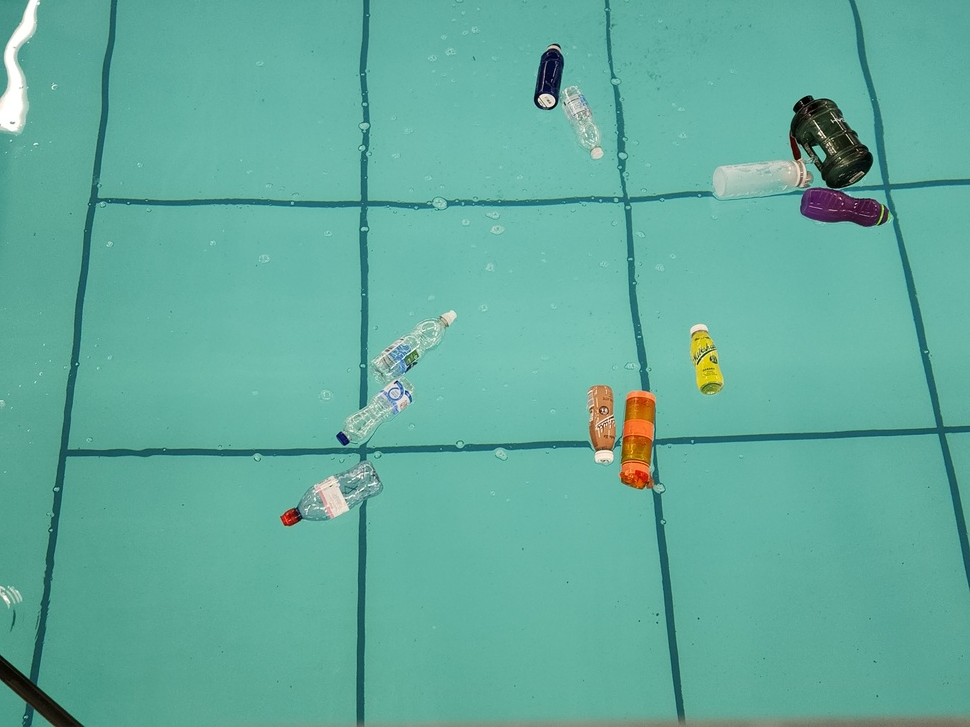
#> input picture images/bottle.jpg, 970 x 727 px, shrunk from 4000 x 3000 before the run, found by its file name
$ python untitled.py
#> lines starting #> are read from the running program, lines starting #| are printed output that depends on the picture; after the words box and inside, x2 and y2 are one past the last pixel; in counts of white or black regions, pixels touching at a corner belong together
import numpy as np
import cv2

image = cv2.imread('bottle.jpg')
#> image is the input picture: shape (727, 970, 3); mean B, G, R 157.1, 172, 98.4
original = image.copy()
image = cv2.cvtColor(image, cv2.COLOR_BGR2HSV)
#> image: shape (727, 970, 3); mean H, S, V 83.2, 113.5, 172.9
lower = np.array([22, 93, 0], dtype="uint8")
upper = np.array([45, 255, 255], dtype="uint8")
mask = cv2.inRange(image, lower, upper)
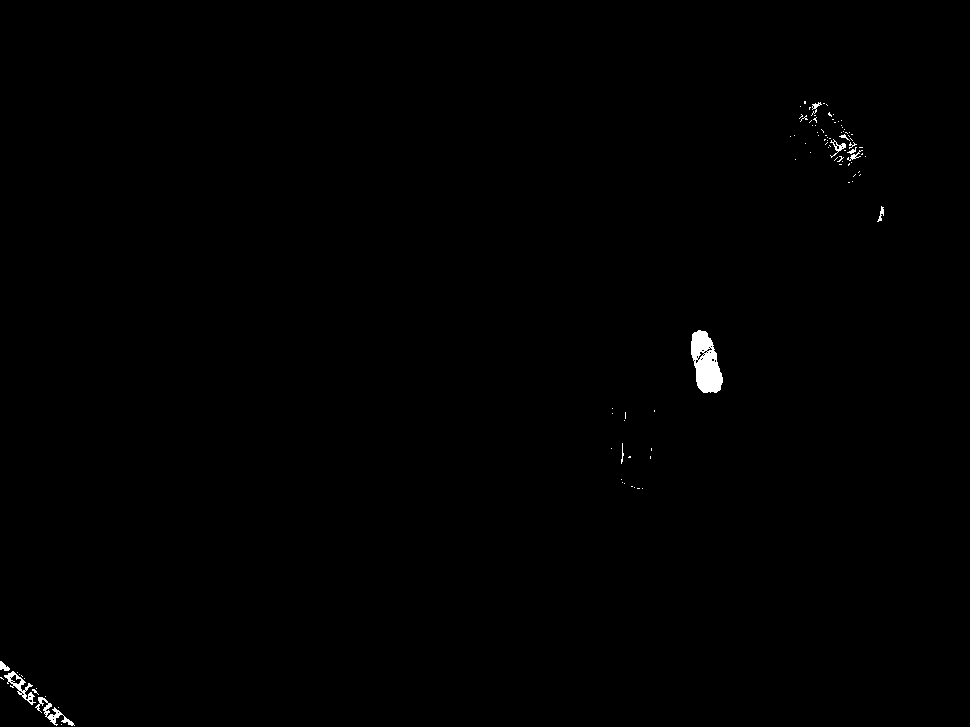
#> mask: shape (727, 970); 0.36% white; 97 white regions (85 under 20 px)

cnts = cv2.findContours(mask, cv2.RETR_EXTERNAL, cv2.CHAIN_APPROX_SIMPLE)
#> cnts = 97 contours, 89 with area under 20; largest, box (x1, y1, x2, y2) and area: (691, 330, 723, 393) 1322, (4, 671, 36, 705) 276, (35, 697, 75, 726) 198, (830, 139, 846, 158) 67, (0, 661, 10, 671) 44, (811, 102, 822, 116) 26, (877, 206, 884, 222) 26, (847, 150, 863, 161) 23
cnts = cnts[0] if len(cnts) == 2 else cnts[1]

for c in cnts:
    x,y,w,h = cv2.boundingRect(c)
    cv2.rectangle(original, (x, y), (x + w, y + h), (36,255,12), 2)
#> this loop made 97 passes
#> (x, y, w, h) on passes 1, 2, 3, 4, 5, 6, 7, 8, 10, 11, 12, 13: (61, 724, 1, 1), (58, 707, 1, 1), (35, 697, 40, 29), (45, 696, 1, 1), (32, 689, 7, 6), (36, 688, 1, 1), (24, 678, 1, 1), (0, 677, 4, 3), (19, 674, 1, 1), (17, 672, 1, 1), (4, 671, 32, 34), (0, 661, 10, 10)
#> (c, x, y, w, h) on passes 9, 15, 17, 21, 22, 23: ([[21, 675], [22, 676]], 21, 675, 2, 2), ([[637, 488], [639, 488]], 637, 488, 3, 1), ([[631, 486], [632, 486]], 631, 486, 2, 1), ([[650, 456], [650, 458]], 650, 456, 1, 3), ([[629, 456], [628, 457], [630, 457], [630, 456]], 628, 456, 3, 2), ([[651, 448], [651, 450]], 651, 448, 1, 3)
#> original: shape (727, 970, 3); 0.51% of pixels changed, all inside (x1, y1, x2, y2) = (0, 100, 886, 727)

red_lower = np.array([0, 100, 20],dtype="uint8")
red_upper = np.array([10, 255, 255], dtype="uint8")
red_mask =cv2.inRange(image, red_lower, red_upper)
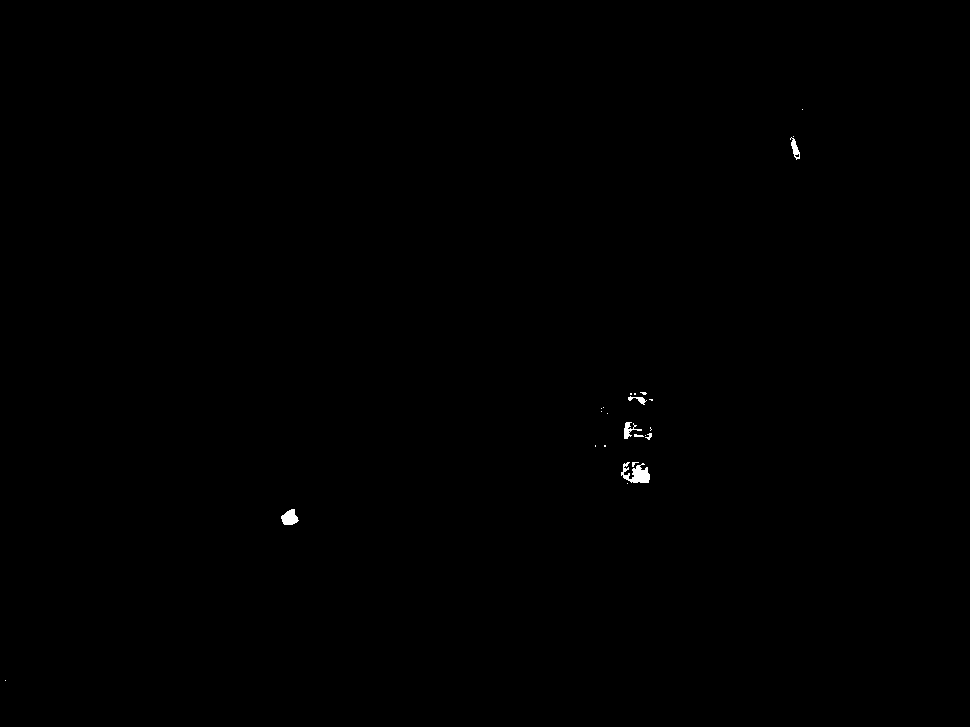
#> red_mask: shape (727, 970); 0.13% white; 24 white regions (17 under 20 px)

cnts_2 = cv2.findContours(red_mask, cv2.RETR_EXTERNAL, cv2.CHAIN_APPROX_SIMPLE)
#> cnts_2 = 24 contours, 19 with area under 20; largest, box (x1, y1, x2, y2) and area: (621, 462, 650, 483) 279, (281, 509, 299, 525) 172, (790, 137, 800, 160) 84, (624, 422, 642, 439) 80, (628, 396, 647, 405) 45
cnts_2 = cnts_2[0] if len(cnts_2) == 2 else cnts_2[1]


for c_2 in cnts_2:
    x,y,w,h = cv2.boundingRect(c_2)
    cv2.rectangle(original, (x, y), (x + w, y + h), (45, 255, 255), 2)
#> this loop made 24 passes
#> (x, y, w, h) on passes 1, 2, 3, 4, 5, 8, 9, 10, 11, 12, 13, 14: (5, 680, 1, 1), (281, 509, 18, 16), (627, 483, 1, 1), (632, 462, 7, 5), (621, 462, 29, 21), (645, 435, 1, 1), (634, 434, 10, 3), (645, 433, 7, 7), (650, 427, 2, 4), (624, 422, 18, 17), (607, 413, 1, 1), (601, 411, 1, 1)
#> (c_2, x, y, w, h) on passes 6, 7, 19, 20: ([[604, 445], [604, 446], [605, 446], [605, 445]], 604, 445, 2, 2), ([[595, 445], [595, 446]], 595, 445, 1, 2), ([[634, 393], [634, 394], [635, 394], [635, 393]], 634, 393, 2, 2), ([[630, 393], [630, 394], [631, 394], [631, 393]], 630, 393, 2, 2)
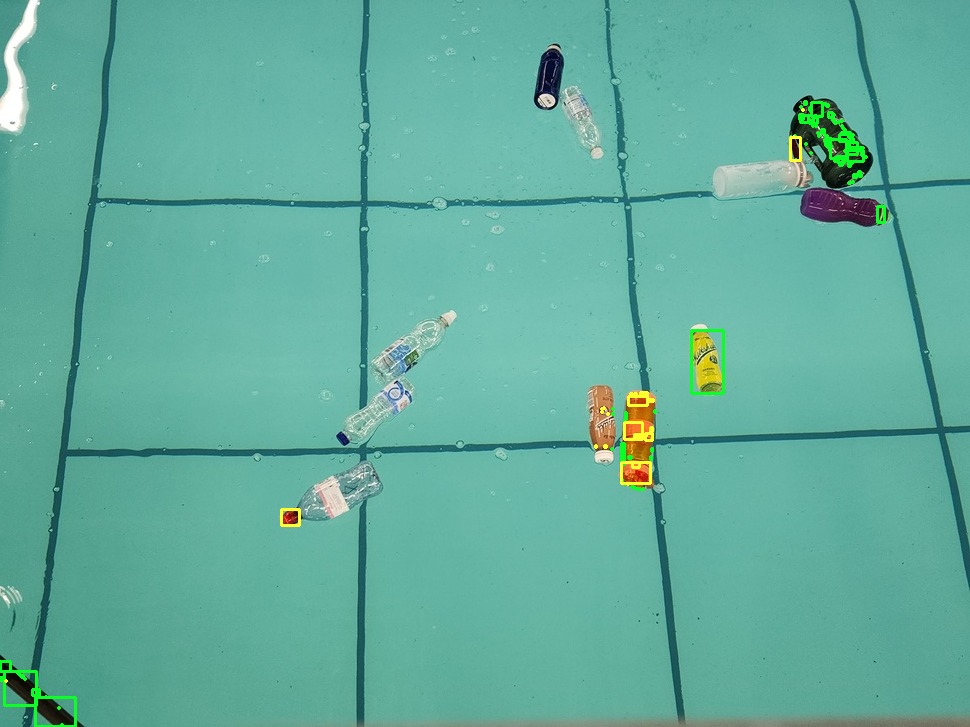
#> original: shape (727, 970, 3); mean B, G, R 156.9, 173.1, 98.3


lower_white = np.array([0,0,255],dtype="uint8")
upper_white = np.array([255,255,255],dtype="uint8")
cnts_3 = cv2.findContours(red_mask, cv2.RETR_EXTERNAL, cv2.CHAIN_APPROX_SIMPLE)
#> cnts_3 has the same summary as cnts_2
cnts_3 = cnts_3[0] if len(cnts_3) == 2 else cnts_3[1]


for c_3 in cnts_3:
    x,y,w,h = cv2.boundingRect(c_3)
    cv2.rectangle(original, (x, y), (x + w, y + h), (255, 255, 255), 2)
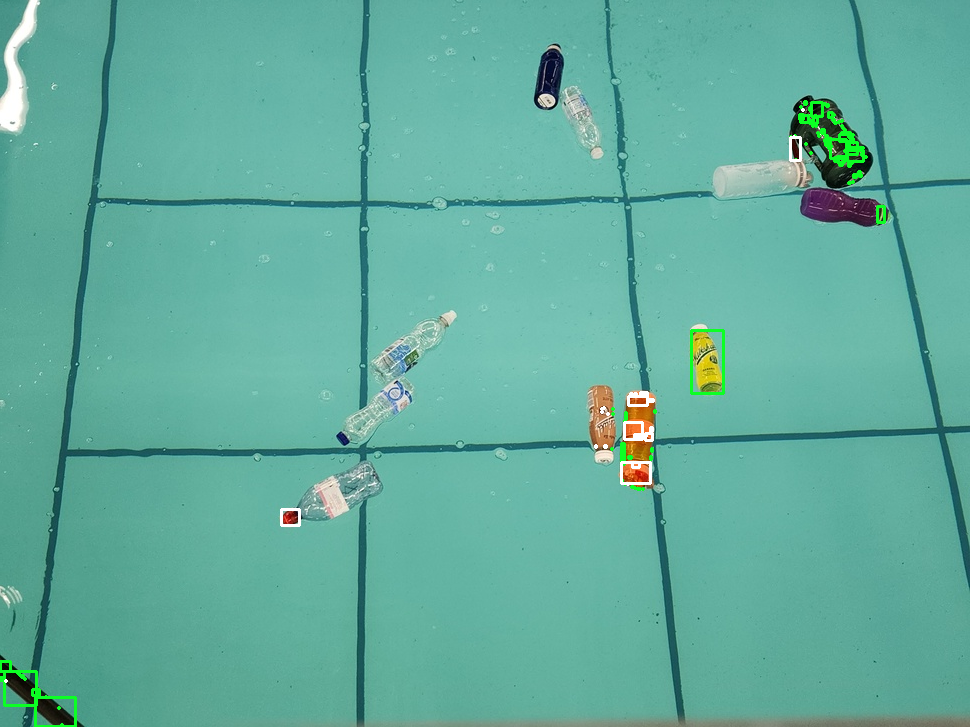
#> original: shape (727, 970, 3); 0.21% of pixels changed, all inside (x1, y1, x2, y2) = (4, 108, 805, 683)

lower_green = np.array([40, 40,40],dtype="uint8")
upper_green = np.array([70, 255,255],dtype="uint8")
cnts_4 = cv2.findContours(red_mask, cv2.RETR_EXTERNAL, cv2.CHAIN_APPROX_SIMPLE)
#> cnts_4 has the same summary as cnts_2
cnts_4 = cnts_4[0] if len(cnts_4) == 2 else cnts_4[1]


for c_4 in cnts_4:
    x,y,w,h = cv2.boundingRect(c_4)
    cv2.rectangle(original, (x, y), (x + w, y + h), (255, 255, 0), 2)
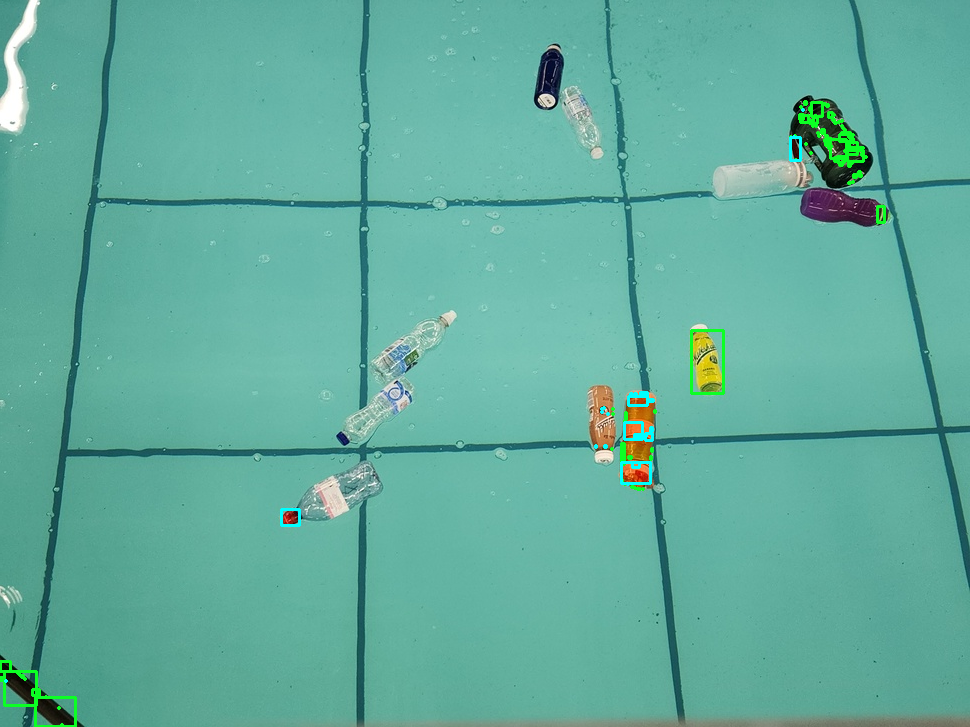
#> original: shape (727, 970, 3); 0.21% of pixels changed, all inside (x1, y1, x2, y2) = (4, 108, 805, 683)


lower_black = np.array([0, 0,0],dtype="uint8")
upper_black = np.array([255, 255,0],dtype="uint8")
cnts_5 = cv2.findContours(red_mask, cv2.RETR_EXTERNAL, cv2.CHAIN_APPROX_SIMPLE)
#> cnts_5 has the same summary as cnts_2
cnts_5 = cnts_5[0] if len(cnts_5) == 2 else cnts_5[1]


for c_5 in cnts_5:
    x,y,w,h = cv2.boundingRect(c_5)
    cv2.rectangle(original, (x, y), (x + w, y + h), (0, 0, 255), 2)
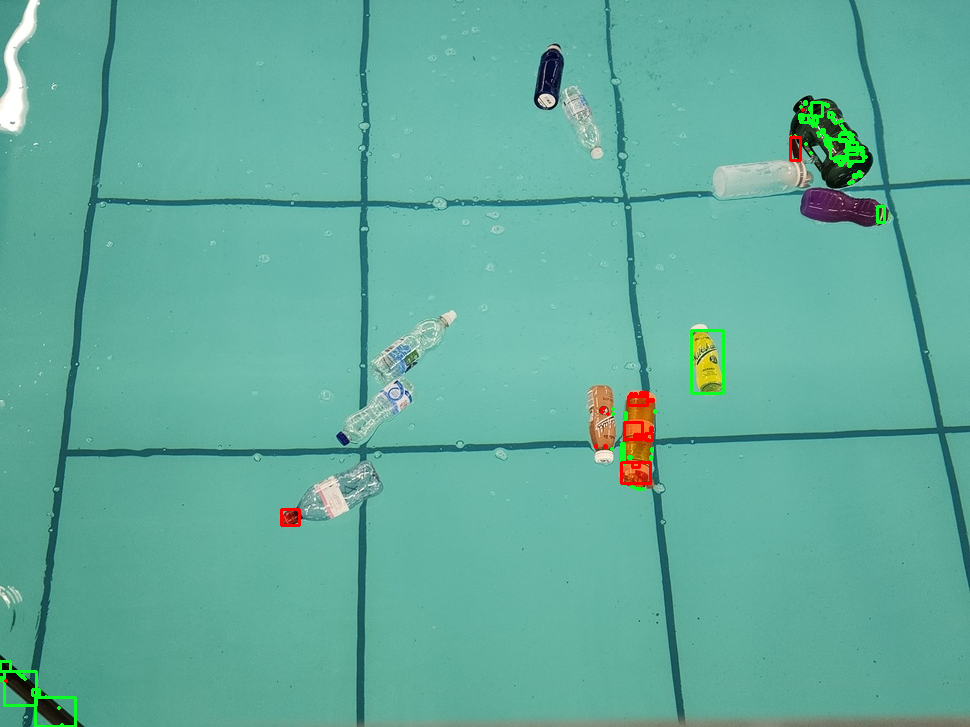
#> original: shape (727, 970, 3); 0.21% of pixels changed, all inside (x1, y1, x2, y2) = (4, 108, 805, 683)


cv2.imshow('mask', mask)
cv2.imshow('original', original)

cv2.imwrite('bottle2.jpg', original)
cv2.waitKey()

$ run again, with images/clear.jpg copied over images/bottle.jpg
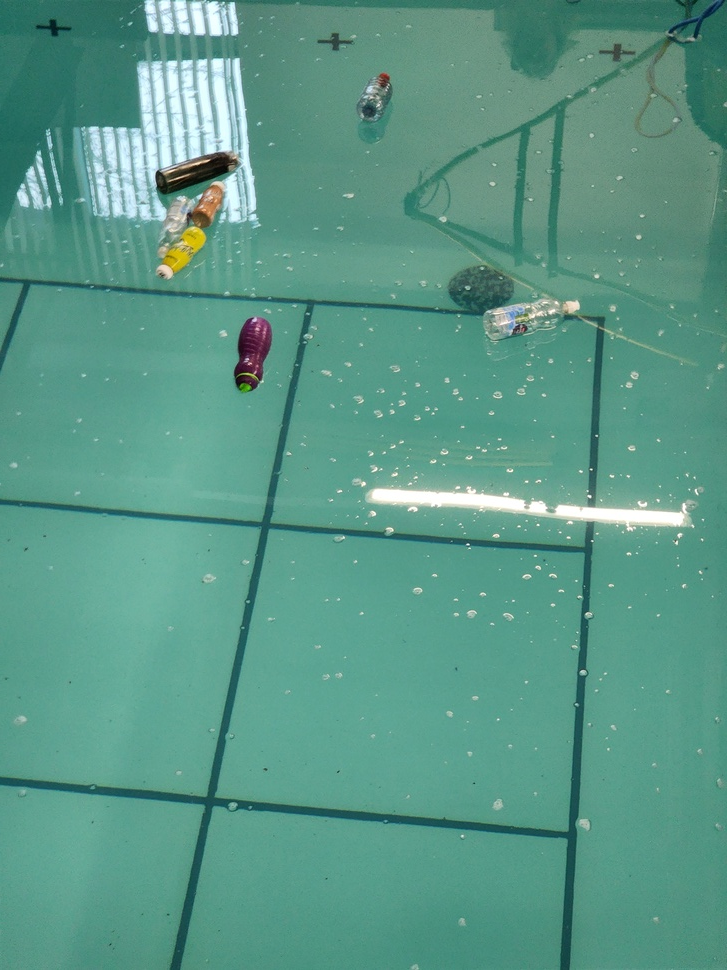
#> input picture images/clear.jpg, 727 x 970 px, shrunk from 3000 x 4000 before the run, found by its file name
#> image is the input picture: shape (970, 727, 3); mean B, G, R 135.2, 151.6, 90.1
#> image: shape (970, 727, 3); mean H, S, V 81.6, 107.8, 152.1
#> `mask = cv2.inRange(image, lower, upper)`:
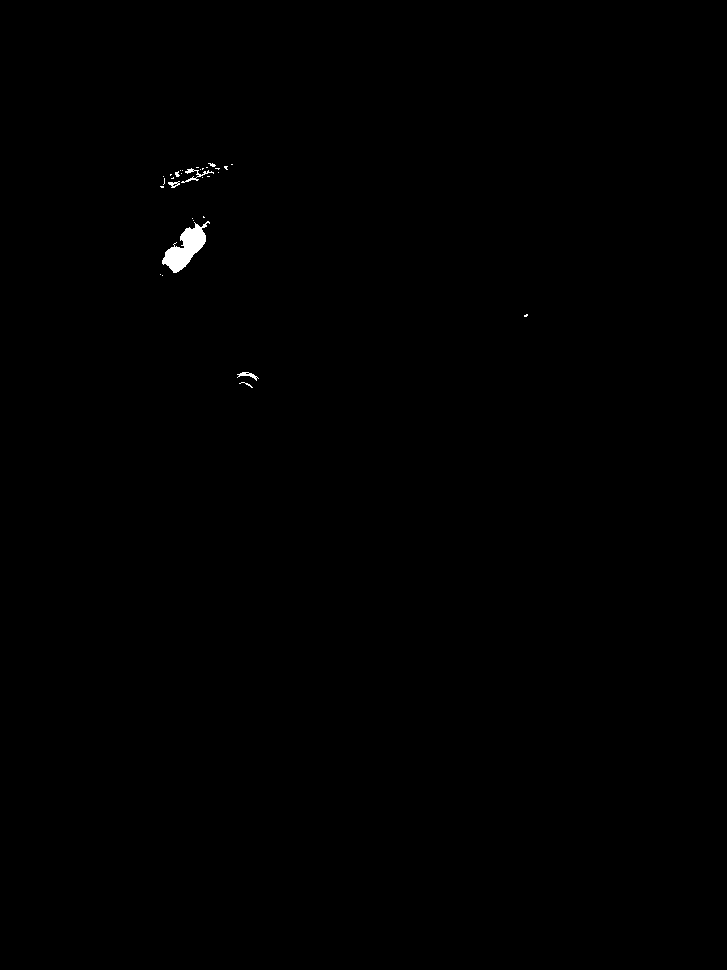
#> mask: shape (970, 727); 0.2% white; 31 white regions (26 under 20 px)
#> cnts = 31 contours, 27 with area under 20; largest, box (x1, y1, x2, y2) and area: (162, 221, 210, 273) 995, (181, 168, 214, 183) 54, (237, 372, 259, 381) 50, (168, 181, 180, 188) 33
#> the loop `for c in cnts:` made 31 passes
#> (x, y, w, h) on passes 1 to 8: (239, 382, 14, 6), (237, 372, 22, 9), (524, 314, 4, 3), (162, 275, 1, 1), (160, 274, 1, 1), (162, 221, 48, 52), (193, 220, 1, 1), (192, 218, 1, 1)
#> red_mask: shape (970, 727); 0.01% white; 18 white regions (17 under 20 px)
#> cnts_2 = 18 contours, 17 with area under 20; largest, box (x1, y1, x2, y2) and area: (380, 74, 389, 83) 38
#> the loop `for c_2 in cnts_2:` made 18 passes
#> (c_2, x, y, w, h) on passes 1, 5, 6, 7, 10, 13: ([[250, 384], [251, 385]], 250, 384, 2, 2), ([[239, 377], [238, 378], [239, 378]], 238, 377, 2, 2), ([[241, 376], [248, 376]], 241, 376, 8, 1), ([[255, 374], [258, 377]], 255, 374, 4, 4), ([[243, 371], [246, 371]], 243, 371, 4, 1), ([[180, 179], [181, 179]], 180, 179, 2, 1)
#> cnts_3 has the same summary as cnts_2
#> the loop `for c_3 in cnts_3:` made 18 passes
#> cnts_4 has the same summary as cnts_2
#> the loop `for c_4 in cnts_4:` made 18 passes
#> cnts_5 has the same summary as cnts_2
#> the loop `for c_5 in cnts_5:` made 18 passes
#> after the loop `for c_5 in cnts_5:`:
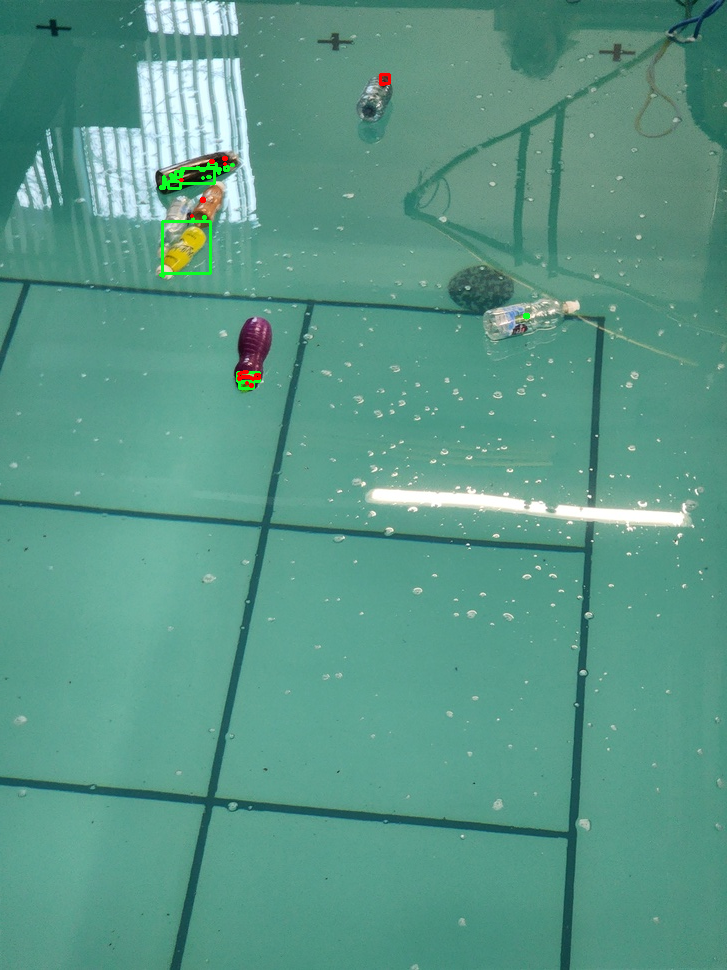
#> original: shape (970, 727, 3); mean B, G, R 135.1, 151.9, 90
